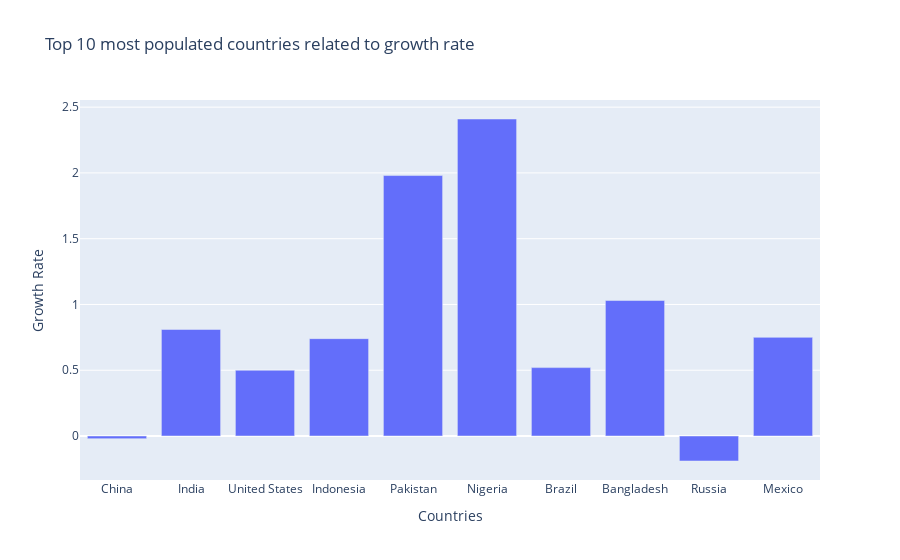

The notebook cell this image was saved under:
### Code cell
compare = data[['current population', 'country name','growth rate']].sort_values(by="current population",ascending=False)
compare = compare.head(10)
compare.head(10)

fig = go.Figure([go.Bar(x=compare['country name'], y=compare['growth rate'])])
fig.update_layout(title="Top 10 most populated countries related to growth rate", xaxis_title="Countries",
    yaxis_title="Growth Rate")
fig.show()

### Figure 1 — Plotly figure (JSON) as saved in the notebook; plotly's stock layout.template omitted (floating-point values rounded to 4 significant figures)
{"data": [{"type": "bar", "x": ["China", "India", "United States", "Indonesia", "Pakistan", "Nigeria", "Brazil", "Bangladesh", "Russia", "Mexico"], "y": [-0.02, 0.81, 0.5, 0.74, 1.98, 2.41, 0.52, 1.03, -0.19, 0.75]}], "layout": {"title": {"text": "Top 10 most populated countries related to growth rate"}, "xaxis": {"title": {"text": "Countries"}}, "yaxis": {"title": {"text": "Growth Rate"}}}}
